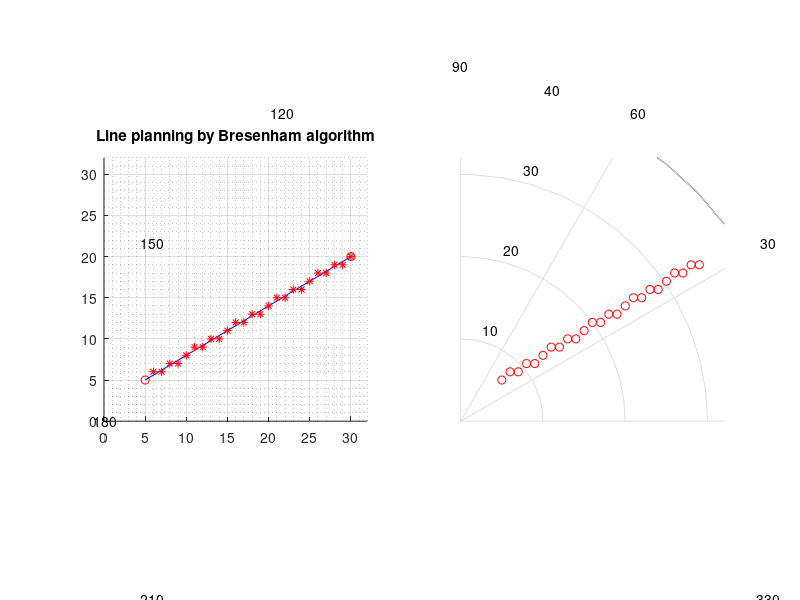

Write the MATLAB code that produced this figure.
function compare_velo
clear all;
close all;
format compact;

x = [5,30];
y = [5,20];
sample = length(x);

deltaX=x(2)-x(1);
deltaY=y(2)-y(1);
deltaX=abs(deltaX*2);
deltaY=abs(deltaY*2);

FigHandle = figure;
set(FigHandle, 'Position', [100, 100, 1000, 600]);

subplot(121);
axis equal;
title('Line planning by Bresenham algorithm');
xlim([0,32]);
ylim([0,32]);
hold on;
grid on;
grid minor;


% writerObj = VideoWriter('newfile.avi');
% open(writerObj);

for idx=1:sample
    subplot(121);
    plot(x(idx),y(idx),'ro');
    plot(x(1:idx),y(1:idx),'b-');
 
    drawnow();

%     frame = getframe(gcf);
%     writeVideo(writerObj, frame);

end


if(deltaX>deltaY)
 D = deltaY - deltaX / 2; %initial value
 nextX=x(1);
 nextY=y(1);
 i=0;
 while (nextX ~= x(2)) 
            X(i+1) = nextX;
            Y(i+1) = nextY;
            if (D >= 0) 
                nextY = nextY + 1;      
                D = D - deltaX;  
            end
            nextX = nextX + 1; 
            D = D + deltaY;  

            subplot(121);
            plot(nextX, nextY,'r*');
            drawnow();

%             frame = getframe(gcf);
%             writeVideo(writerObj, frame);

            pause(0.01);           
            i = i+1;
 end

% close(writerObj);
subplot(122);
r = sqrt(X.^2+Y.^2);
theta = atan2(Y,X);
diff(r)
diff(theta)

polar(theta,r,'ro');
xlim([0,32]);
ylim([0,32]);
grid on;
grid minor;

end